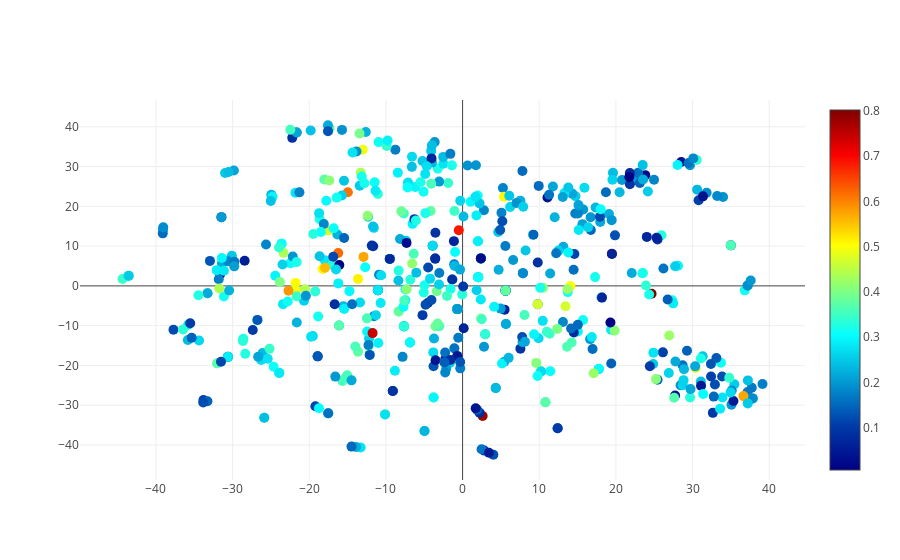

The code cell stored with this chart in its notebook:
### Code cell
from plotly import __version__
from plotly.offline import download_plotlyjs, init_notebook_mode, plot, iplot
#import plotly.plotly as py
import plotly.graph_objs as go

# Create random data with numpy
import numpy as np
init_notebook_mode(connected=True)
N = 1000
random_x = result[:,0]
random_y = result[:,1]

# Create a trace
trace = go.Scatter(
    x = random_x,
    y = random_y,
    mode = 'markers',
    text = df.titulo,
    marker = dict(
        size = 10,
        color = df.toxicity,
        colorscale='Jet',
        showscale=True,
        line = dict(
            width = 0,
        )
    )
)

layout = go.Layout(
    autosize=False,
    width=500,
    height=500
)

data = [trace]

# Plot and embed in ipython notebook!
iplot(data, filename='basic-scatter', image_width=800, image_height=1000)

# or plot with: plot_url = py.plot(data, filename='basic-line')

### Figure 1 — Plotly figure (JSON) as saved in the notebook; plotly's stock layout.template omitted (floating-point values rounded to 4 significant figures; data arrays with more than 128 entries replaced by an {"elided": "..."} marker saying what was removed)
{"data": [{"marker": {"color": {"elided": "578 float values"}, "colorscale": "Jet", "line": {"width": 0}, "showscale": true, "size": 10}, "mode": "markers", "text": {"elided": "578 str values"}, "type": "scatter", "uid": "01f2a58a-d9ab-11e8-92cd-408d5c780757", "x": {"elided": "578 float values"}, "y": {"elided": "578 float values"}}], "layout": {}}
